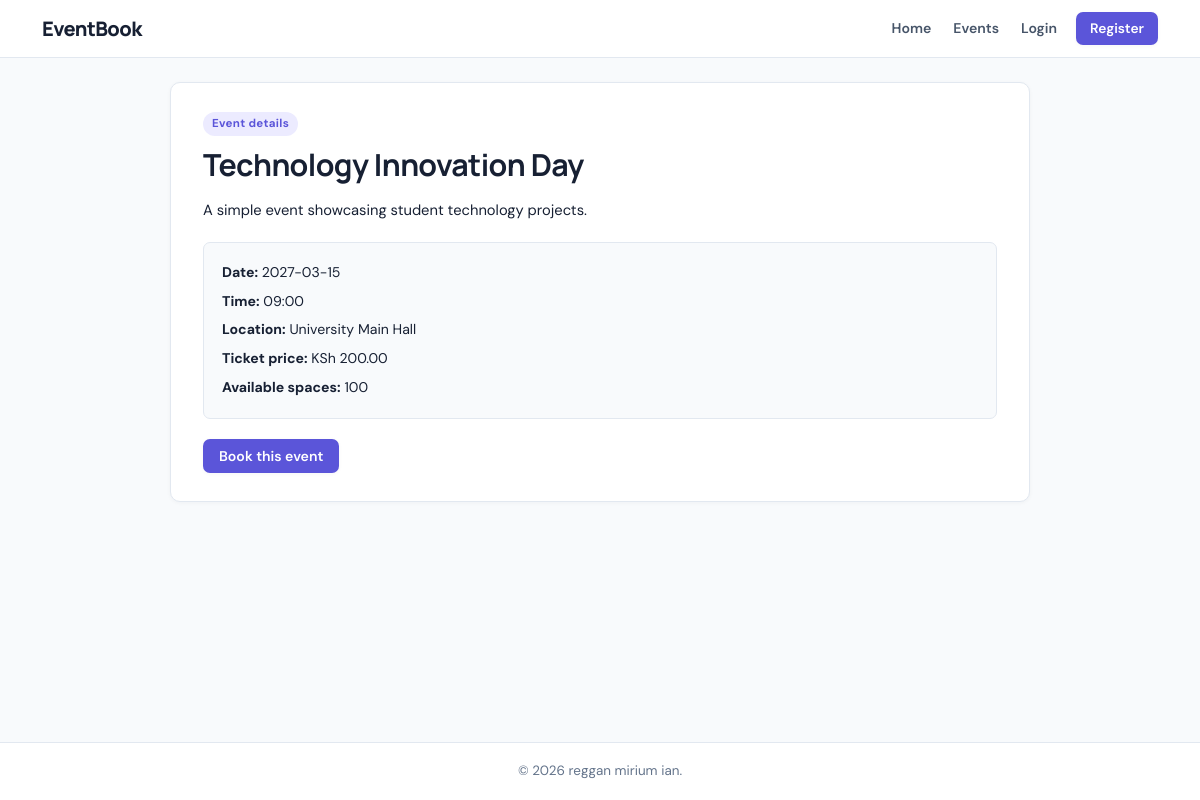
Page /event_details.php?id=1 on the committed database.
### tables this page shows
CREATE TABLE IF NOT EXISTS events (
    event_id INT AUTO_INCREMENT PRIMARY KEY,
    event_name VARCHAR(150) NOT NULL,
    description TEXT NOT NULL,
    event_date DATE NOT NULL,
    event_time TIME NOT NULL,
    location VARCHAR(150) NOT NULL,
    ticket_price DECIMAL(10,2) NOT NULL DEFAULT 0,
    available_slots INT NOT NULL DEFAULT 0,
    created_at TIMESTAMP DEFAULT CURRENT_TIMESTAMP
);

### config.php (called while the page is built, shortened)
<?php
function e($value): string {
    return htmlspecialchars((string)$value, ENT_QUOTES, "UTF-8");
}
?>

### event_details.php (the view, shortened to what this page needs)
<?php
require_once "config.php";
$id = filter_input(INPUT_GET, "id", FILTER_VALIDATE_INT);
$stmt = $pdo->prepare("SELECT * FROM events WHERE event_id = ?");
$stmt->execute([$id ?: 0]);
$event = $stmt->fetch();
include "header.php";
?>
<?php if (!$event): ?>
    <div class="notice">Event not found. <a href="events.php">Return to events</a>.</div>
<?php else: ?>
<div class="detail-card">
    <span class="tag">Event details</span>
    <h1><?= e($event["event_name"]) ?></h1>
    <p><?= nl2br(e($event["description"])) ?></p>
    <div class="detail-list">
        <p><strong>Date:</strong> <?= e($event["event_date"]) ?></p>
        <p><strong>Time:</strong> <?= e(substr($event["event_time"], 0, 5)) ?></p>
        <p><strong>Location:</strong> <?= e($event["location"]) ?></p>
        <p><strong>Ticket price:</strong> KSh <?= number_format((float)$event["ticket_price"], 2) ?></p>
        <p><strong>Available spaces:</strong> <?= (int)$event["available_slots"] ?></p>
    </div>
    <?php if ((int)$event["available_slots"] > 0 && $event["event_date"] >= date("Y-m-d")): ?>
        <a class="button" href="booking.php?event_id=<?= (int)$event["event_id"] ?>">Book this event</a>
    <?php else: ?>
        <div class="alert">This event is fully booked or has already passed.</div>
    <?php endif; ?>
</div>
<?php endif; ?>
<?php include "footer.php"; ?>

### assets/style.css (style rules this page uses)
:root { --ink: #172033; --muted: #64748b; --primary: #5b55d9; --primary-dark: #4740c4; --primary-light: #ecebff; --line: #e2e8f0; --surface: #ffffff; --background: #f8fafc; --radius-xs: 5px; --radius-sm: 7px; --radius-md: 10px; --radius-lg: 14px; --shadow-sm: 0 1px 4px rgba(15, 23, 42, 0.04); --shadow-md: 0 4px 16px rgba(15, 23, 42, 0.06); --shadow-lg: 0 10px 26px rgba(15, 23, 42, 0.08); }
*, *::before, *::after { box-sizing: border-box; }
html, body { height: 100%; width: 100%; }
body { margin: 0; min-height: 100vh; width: 100%; display: flex; flex-direction: column; font-family: 'DM Sans', system-ui, -apple-system, sans-serif; font-size: 0.92rem; color: var(--ink); background: var(--background); line-height: 1.55; -webkit-font-smoothing: antialiased; }
a { color: var(--primary); text-decoration: none; transition: color 0.15s ease; }
.button { display: inline-flex; align-items: center; justify-content: center; border: 0; border-radius: var(--radius-sm); padding: 8px 16px; background: var(--primary); color: white; font: 600 0.88rem 'DM Sans', sans-serif; cursor: pointer; text-align: center; transition: background 0.15s ease, transform 0.15s ease, box-shadow 0.15s ease; box-shadow: var(--shadow-sm); }
h1, h2, h3 { font-family: 'Manrope', sans-serif; line-height: 1.25; color: var(--ink); }
.card, .detail-card, .form-card, .stat-card { background: var(--surface); border: 1px solid var(--line); border-radius: var(--radius-md); padding: 20px; box-shadow: var(--shadow-sm); }
.tag { display: inline-block; align-self: flex-start; color: var(--primary); background: var(--primary-light); padding: 3px 9px; border-radius: 9999px; font-size: 0.72rem; font-weight: 700; letter-spacing: 0.3px; }
.detail-card { width: 100%; max-width: 860px; margin: 0 auto; padding: 28px 32px; }
.detail-card h1 { font-size: clamp(1.5rem, 3vw, 1.9rem); margin: 10px 0 12px; letter-spacing: -0.6px; }
.detail-list { background: #f8fafc; border: 1px solid var(--line); padding: 12px 18px; border-radius: var(--radius-sm); margin: 20px 0; }
.detail-list p { margin: 7px 0; font-size: 0.88rem; }

### rows in the picture
events: event_name "Technology Innovation Day", description "A simple event showcasing student technology projects.", event_date "2027-03-15", event_time "09:00", location "University Main Hall", ticket_price "200.00", available_slots "100"
